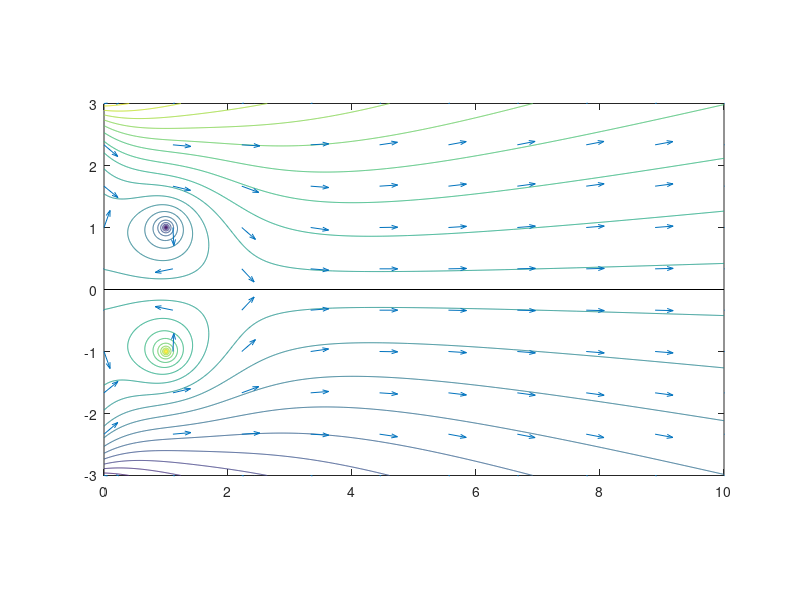

MATLAB code for this plot:
clear
close all

x = 0:.01:10;
y = (-3:.01:3)';

% % using two vortices
% zS = [0];% source locations
% Q = [0];% source strengths
% zV = [1-1i,4-4i]; % vortex locations
% Gamma = [1,-3];    % vortex strengths

% using a vortex and a source
zS = [-.5-3i];% source locations
Q = [3];% source strengths
zV = [1-1i]; % vortex locations
Gamma = [1];    % vortex strengths


z = x+1i*y;

zV = shiftdim(zV,-1);
zS = shiftdim(zS,-1);
Q = shiftdim(Q,-1);
Gamma = shiftdim(Gamma,-1);
w = sum(Gamma./(2i*pi).*(log(z-zV) - log(z-conj(zV))),3)...
    + sum(Q./(2*pi).*(log(z-zS) + log(z-conj(zS))),3);

% w = 0*z;
% for i=1:length(zV), w = w + Gamma(i)./(2i*pi).*(log(z-zV(i)) - log(z-conj(zV(i)))); end
% for i=1:length(zS), w = w + Q(i)./(2*pi).*(log(z-zS(i)) + log(z-conj(zS(i)))); end


zq = linspace(x(1),x(end),10) + 1i*linspace(y(1),y(end),10)';
U = conj(  sum(Gamma./(2i*pi).*(1./(zq-zV) - 1./(zq-conj(zV))),3) ...
         + sum(Q/(2*pi).*(1./(zq-zS) + 1./(zq-conj(zS))),3) );


figure('color','w'); 
plot(x([1,end]),[0,0],'k'); hold on;axis equal
contour(real(z),imag(z),imag(w),20);
quiver(real(zq),imag(zq),real(U)./abs(U),imag(U)./abs(U),.25)
